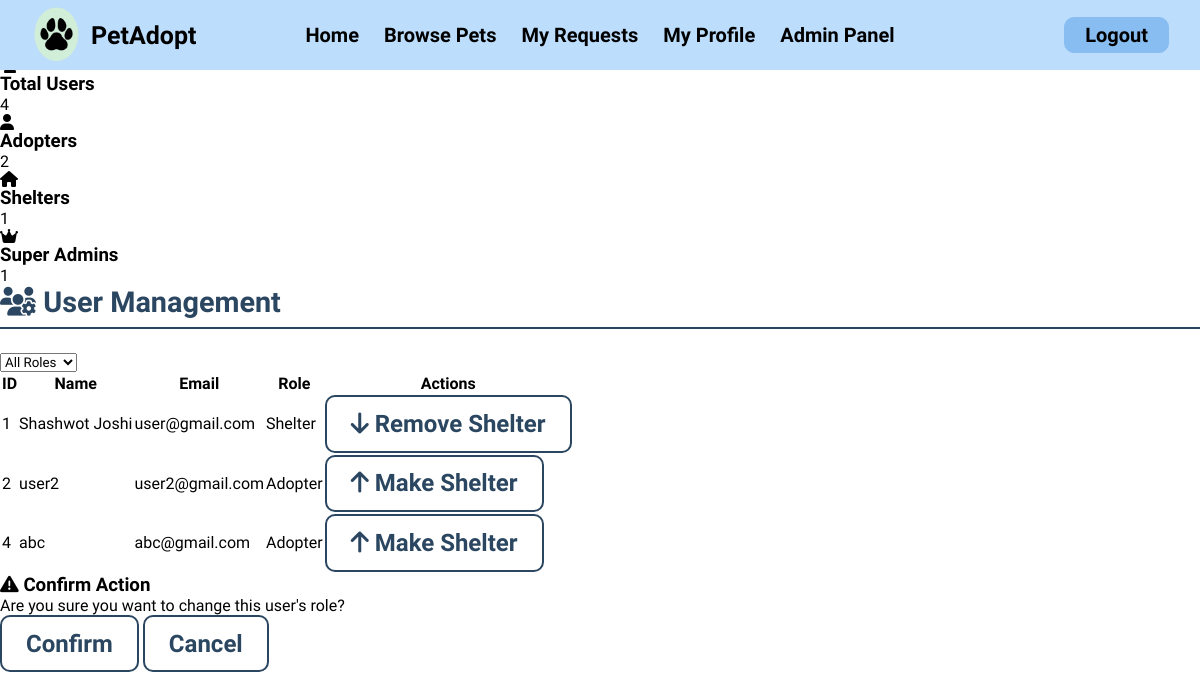
The page /adminpanel.php (signed in) on the database as committed earlier.
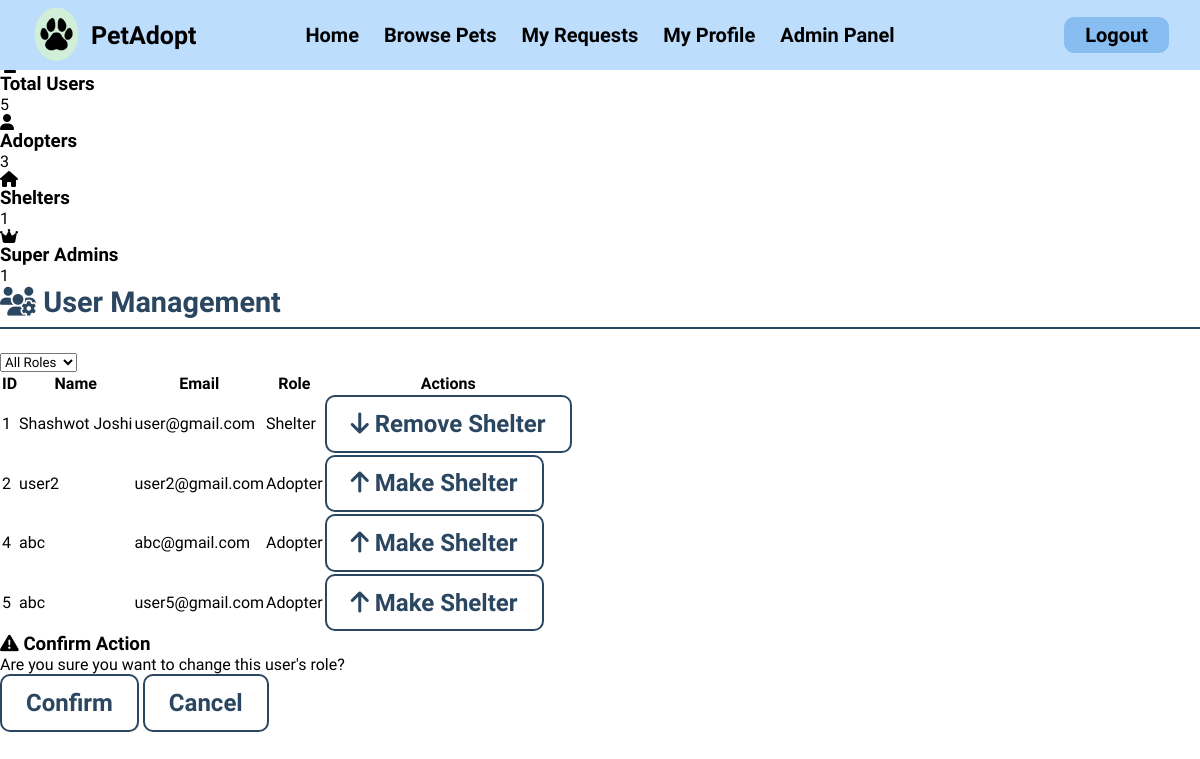
The same page on the database as committed later.
### tables this page shows
CREATE TABLE `users` (
  `id` int(11) NOT NULL AUTO_INCREMENT,
  `full_name` varchar(255) NOT NULL,
  `email` varchar(255) NOT NULL,
  `phone_num` varchar(10) NOT NULL,
  `password` varchar(255) NOT NULL,
  `role` enum('user','admin','superadmin') NOT NULL DEFAULT 'user',
  `pet_id` int(11) DEFAULT NULL,
  PRIMARY KEY (`id`),
  UNIQUE KEY `email` (`email`),
  UNIQUE KEY `phone_num` (`phone_num`),
  KEY `pet_id` (`pet_id`)
);

### adminpanel.php (the view, shortened to what the changed rows need)
<?php
include('navbar.php');
$currentUserId = $_SESSION['id'];
$sql = "SELECT id, full_name, email, role FROM users WHERE id != $currentUserId";
$sql .= " ORDER BY id ASC";
$result = mysqli_query($con, $sql);
$users = mysqli_fetch_all($result, MYSQLI_ASSOC);
$statsQuery = "
SELECT
    COUNT(*) AS total_users,
    SUM(role='user') AS total_adopters,
    SUM(role='admin') AS total_shelters,
    SUM(role='superadmin') AS total_superadmins
FROM users";
$stats = mysqli_fetch_assoc(mysqli_query($con, $statsQuery));
?>
<!DOCTYPE html>
<html lang="en">
<head>
    <link rel="stylesheet" href="https://cdnjs.cloudflare.com/ajax/libs/font-awesome/6.4.0/css/all.min.css">
    <link rel="stylesheet" href="style.css">
</head>
<body>
    <div class="admin-panel-container">
        <div class="panel-header">
            <h1><i class="fas fa-shield-alt"></i> Super Admin Panel</h1>
        </div>
        <div class="stats-container">
            <div class="stat-card">
                <h3>Total Users</h3>
                <div class="stat-number"><?php echo $stats['total_users']; ?></div>
            </div>
            <div class="stat-card">
                <i class="fas fa-user"></i>
                <h3>Adopters</h3>
                <div class="stat-number"><?php echo $stats['total_adopters']; ?></div>
            </div>
        </div>
        <div class="management-section">
            <div class="section-header">
                <h2><i class="fas fa-users-cog"></i> User Management</h2>
            </div>
            <div class="user-table-container">
                <?php if (count($users) > 0): ?>
                    <table class="user-table">
                        <thead>
                            <tr>
                                <th>ID</th>
                                <th>Name</th>
                                <th>Email</th>
                                <th>Role</th>
                                <th>Actions</th>
                            </tr>
                        </thead>
                        <tbody>
                            <?php foreach ($users as $user): ?>
                                <?php
                                $roleClass = $user['role'] === 'superadmin' ? 'role-superadmin' :
                                            ($user['role'] === 'admin' ? 'role-admin' : 'role-user');
                                $roleText = $user['role'] === 'superadmin' ? 'Super Admin' :
                                           ($user['role'] === 'admin' ? 'Shelter' : 'Adopter');
                                ?>
                                <tr>
                                    <td><?php echo $user['id']; ?></td>
                                    <td><?php echo htmlspecialchars($user['full_name']); ?></td>
                                    <td><?php echo htmlspecialchars($user['email']); ?></td>
                                    <td><span class="role-badge <?php echo $roleClass; ?>"><?php echo $roleText; ?></span></td>
                                    <td>
                                        <div class="action-buttons">
                                            <?php if ($user['role'] !== 'admin'): ?>
                                                <button class="btn-action btn-promote"
                                                        onclick="openModal(<?php echo $user['id']; ?>, 'promote', '<?php echo htmlspecialchars($user['full_name']); ?>')">
                                                    <i class="fas fa-arrow-up"></i> Make Shelter
                                                </button>
                                            <?php else: ?>
                                                <button class="btn-action btn-demote"
                                                        onclick="openModal(<?php echo $user['id']; ?>, 'demote', '<?php echo htmlspecialchars($user['full_name']); ?>')">
                                                    <i class="fas fa-arrow-down"></i> Remove Shelter
                                                </button>
                                            <?php endif; ?>
                                        </div>
                                    </td>
                                </tr>
                            <?php endforeach; ?>
                        </tbody>
                    </table>
                <?php endif; ?>
            </div>
        </div>
    </div>
</body>
</html>

Rows that differ between the two databases and show on the page:
added users: id "5", full_name "abc", email "user5@gmail.com", role "Adopter"
Other text that changed with them:
$stats['total_users']: "4" → "5"
$stats['total_adopters']: "2" → "3"
